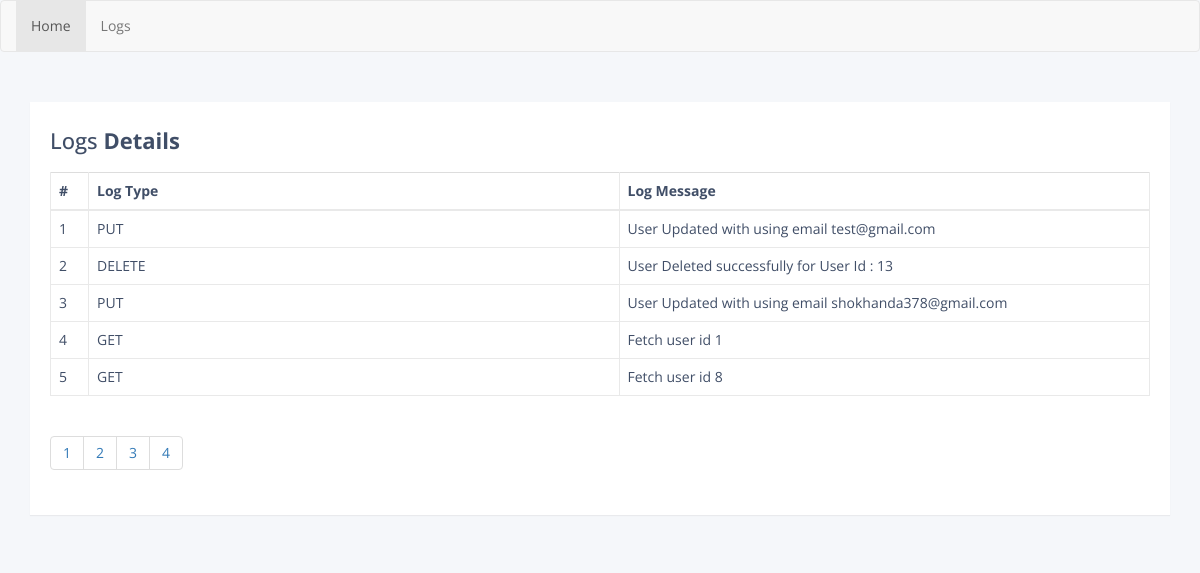
The page /api/logs on the database its author committed.
### main/models.py (models this page shows)
class Logs(models.Model):
    logtype = models.CharField(max_length=100,blank=True)
    text = models.CharField(max_length=255,blank=True)
    class Meta:
        db_table = "logs"

### main/views.py (the view)
# urls.py: path("api/logs",views.logs,name="logs")
def logs(request):
    newsdata = Logs.objects.all()
    per_page = 5
    obj_paginator = Paginator(newsdata,per_page)
    first_page = obj_paginator.page(1).object_list
    page_range = obj_paginator.page_range
    context = {
    'obj_paginator':obj_paginator,
    'first_page':first_page,
    'page_range':page_range
    }
    if request.method == 'POST':
        page_no = request.POST.get('page_no', None)
        results = list(obj_paginator.page(page_no).object_list.values())
        return JsonResponse({"results":results})
    return render(request, 'logs.html',context)

### main/templates/logs.html (shortened to what this page needs)
{% extends 'base.html' %}
{% block 'content' %}
<div class="container">
    <div class="table-wrapper">
        <div class="table-title">
            <div class="row">
                <div class="col-sm-8"><h2>Logs <b>Details</b></h2></div>
            </div>
        </div>
        <table class="table table-bordered">
            <thead>
                <tr>
                    <th>#</th>
                    <th>Log Type</th>
                    <th>Log Message</th>
                </tr>
            </thead>
            <tbody id="usersdata">
                {% for data in first_page %}
                    <tr>
                        <td>{{ data.id }}</td>
                        <td>{{ data.logtype }}</td>
                        <td>{{ data.text }}</td>
                    </tr>
                {% endfor %}
            </tbody>
        </table>
        <nav aria-label="Page navigation example" class="nav-list">
            <ul class="pagination">
                {% for i in page_range %}
                <li class="page-item"><a class="page-link" href="{{i}}">{{i}}</a></li>
                {% endfor %}
            </ul>
        </nav>
    </div>
</div>
{% endblock  %}

### main/static/style.css (style rules this page uses)
body { color: #404E67; background: #F5F7FA; font-family: 'Open Sans', sans-serif; }
.table-wrapper { width: 100%; margin: 30px auto; background: #fff; padding: 20px; box-shadow: 0 1px 1px rgba(0,0,0,.05); }
.table-title { padding-bottom: 10px; margin: 0 0 10px; }
.table-title h2 { margin: 6px 0 0; font-size: 22px; }
table.table { table-layout: fixed; }
table.table tr th, table.table tr td { border-color: #e9e9e9; }
thead tr th:first-child { width: 38px; }

### rows shown on the page
Logs: id "1", logtype "PUT", text "User Updated with using email test@gmail.com"
Logs: id "2", logtype "DELETE", text "User Deleted successfully for User Id : 13"
Logs: id "3", logtype "PUT", text "User Updated with using email shokhanda378@gmail.com"
Logs: id "4", logtype "GET", text "Fetch user id 1"
Logs: id "5", logtype "GET", text "Fetch user id 8"

### other values the page prints
{{ i }} "1" "2" "3" "4"
